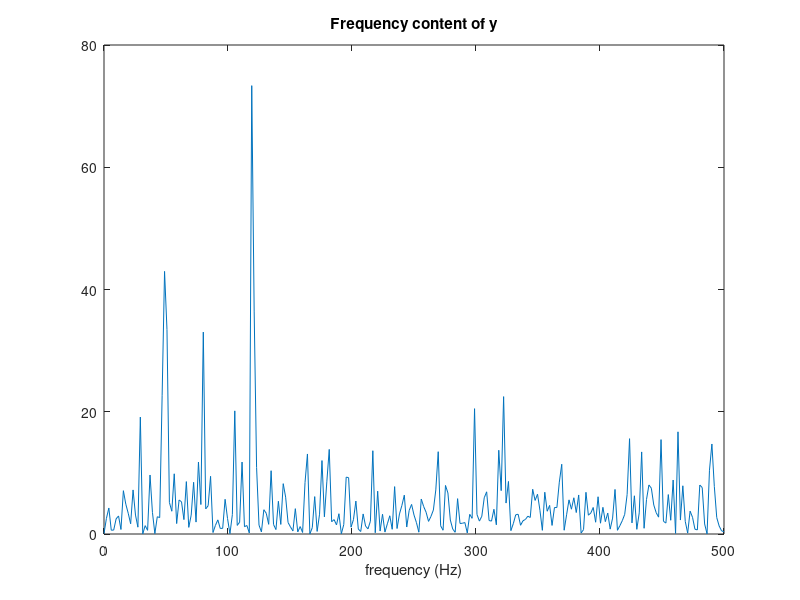

Recreate this plot in MATLAB.
%This program was used to make a gaussian function to help eliminate high
%frequency noise from fourier analyses

%GAUSSFUNC Used by GAUSSFIT.
%  GAUSSFUNC assumes a function of the form
%
%	  y = q(1) + q(2) * exp(-0.5*((x - q(3))/q(4)).^2 )
%
%	thus q(1) is base rate, q(2) is amplitude, q(3) is center, and q(4) is size
sigma = 0.1;
dt = 0.005;
x = [-0.3:dt:0.3];
q = [0, 1, 0, sigma];
z = q(1) + q(2) * exp(-0.5*((x - q(3))/ q(4)).^2);
plot(x,z)



t = 0:0.001:0.6;
x = sin(2*pi*50*t)+sin(2*pi*120*t);
y = x + 2*randn(size(t));
plot(1000*t(1:50),y(1:50))
title('Signal Corrupted with Zero-Mean Random Noise')
xlabel('time (milliseconds)')

Y = fft(y,512)
Pyy = Y.* conj(Y) / 512;
f = 1000*(0:256)/512;
plot(f,Pyy(1:257))
title('Frequency content of y')
xlabel('frequency (Hz)')